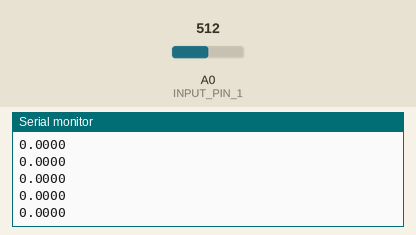
A sketch run on a simulated Arduino Uno, built with avr-gcc and run on an emulated ATmega328P. On the bench: the last lines printed to the serial monitor. Inputs (shaded band) come from the test bench; at power-on: A0 (INPUT_PIN_1) = 512.

Above: at 2.2 s.
2.3 s: A0 (INPUT_PIN_1) set to 716
At 2.38 s:
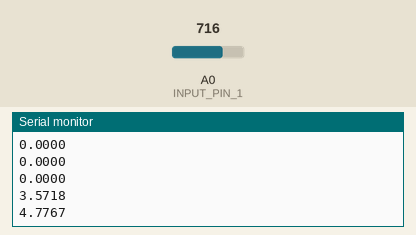
3.8 s: A0 (INPUT_PIN_1) set to 900
At 3.82 s:
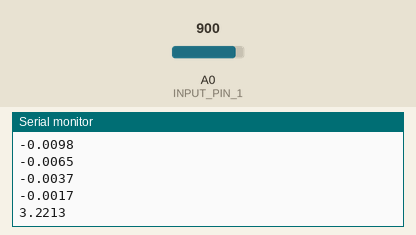
Timing chart, 0 to 6.8 s (numbered marks = the images above; inputs shaded):
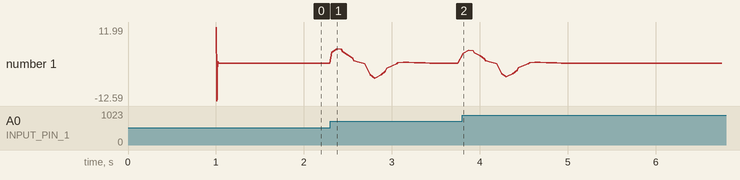

The sketch:

single_channel_eeg.ino
```cpp
#define SAMPLE_RATE 256  // Sampling rate in Hz
#define BAUD_RATE 115200 // Baud rate for serial communication
#define INPUT_PIN_1 A0   // Input pin for the first channel
#define MOVING_AVG_SIZE 10  // Size of the moving average filter

// Moving average variables
float movingAvgBuffer[MOVING_AVG_SIZE];
int bufferIndex = 0;

void setup() {
  // Start serial communication
  Serial.begin(BAUD_RATE);

  // Allow time for the Serial to initialize before sending data
  delay(1000);

  // Initialize the moving average buffer
  for (int i = 0; i < MOVING_AVG_SIZE; i++) {
    movingAvgBuffer[i] = 0;
  }

  // Print CSV header
  Serial.println("Channel 1");
}

void loop() {
  // Calculate elapsed time
  static unsigned long past = 0;
  unsigned long present = micros();
  unsigned long interval = present - past;
  past = present;

  // Timer to ensure proper sampling rate
  static long timer = 0;
  timer -= interval;

  if (timer < 0) {
    timer += 1000000 / SAMPLE_RATE;

    // Read raw values from the input channel
    float sensor_value_1 = analogRead(INPUT_PIN_1);

    // Apply filter to the input channel
    float filtered_signal_1 = EEGFilter(sensor_value_1);

    // Remove power-line artifact using notch filter (50/60 Hz)
    float artifact_removed_signal = NotchFilter(filtered_signal_1, SAMPLE_RATE);

    // Smooth the signal using moving average
    float smoothed_signal = MovingAverage(artifact_removed_signal);

    // Output the filtered data in CSV format with limited precision
    Serial.println(smoothed_signal, 4);  // 4 decimal places for Channel 1
  }
}

// Band-Pass Butterworth filter for EEG signals (12-30 Hz)
float EEGFilter(float input) {
  static float z1_1 = 0, z2_1 = 0; // Filter states
  float x = input - (-1.34325147 * z1_1 + 0.51398189 * z2_1);
  float output = (0.17508764 * x) + (-0.35017528 * z1_1) + (0.17508764 * z2_1);
  z2_1 = z1_1;
  z1_1 = x;

  return output;
}

// Notch filter to remove power-line interference (50/60 Hz)
float NotchFilter(float input, int sampleRate) {
  static float notch_z1 = 0, notch_z2 = 0; // Notch filter states
  static const float notch_b0 = 1.0, notch_b1 = -2.0, notch_b2 = 1.0;
  static const float notch_a1 = -1.9941, notch_a2 = 0.9940; // For 50 Hz (adjust for 60 Hz)

  // Apply notch filter to remove 50 Hz noise
  float output = notch_b0 * input + notch_b1 * notch_z1 + notch_b2 * notch_z2 - notch_a1 * notch_z1 - notch_a2 * notch_z2;

  // Update filter states
  notch_z2 = notch_z1;
  notch_z1 = input;

  return output;
}

// Moving average filter to smooth the signal
float MovingAverage(float input) {
  // Add new value to buffer
  movingAvgBuffer[bufferIndex] = input;

  // Update buffer index
  bufferIndex = (bufferIndex + 1) % MOVING_AVG_SIZE;

  // Calculate the average of the buffer
  float sum = 0;
  for (int i = 0; i < MOVING_AVG_SIZE; i++) {
    sum += movingAvgBuffer[i];
  }

  return sum / MOVING_AVG_SIZE;
}
```

Measured:
- after the input at 2.3 s, the serial monitor: prints a new line at once (image 1)
- plotted number 1: 0 → -0 after the input at 2.3 s
